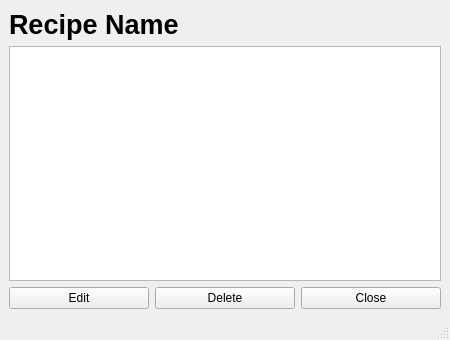
<?xml version="1.0" encoding="UTF-8"?>
<ui version="4.0">
 <class>RecipeViewWindow</class>
 <widget class="QMainWindow" name="RecipeViewWindow">
  <property name="windowModality">
   <enum>Qt::NonModal</enum>
  </property>
  <property name="geometry">
   <rect>
    <x>0</x>
    <y>0</y>
    <width>450</width>
    <height>340</height>
   </rect>
  </property>
  <property name="windowTitle">
   <string>Recipe</string>
  </property>
  <widget class="QWidget" name="centralwidget">
   <layout class="QVBoxLayout" name="verticalLayout">
    <item>
     <widget class="QLabel" name="FoodNameLable">
      <property name="font">
       <font>
        <pointsize>20</pointsize>
        <bold>true</bold>
       </font>
      </property>
      <property name="text">
       <string>Recipe Name</string>
      </property>
     </widget>
    </item>
    <item>
     <widget class="QTextEdit" name="RecipeTextArea">
      <property name="readOnly">
       <bool>true</bool>
      </property>
     </widget>
    </item>
    <item>
     <layout class="QHBoxLayout" name="horizontalLayout">
      <item>
       <widget class="QPushButton" name="EditButton">
        <property name="text">
         <string>Edit</string>
        </property>
       </widget>
      </item>
      <item>
       <widget class="QPushButton" name="DeleteButton">
        <property name="text">
         <string>Delete</string>
        </property>
       </widget>
      </item>
      <item>
       <widget class="QPushButton" name="CloseButton">
        <property name="text">
         <string>Close</string>
        </property>
       </widget>
      </item>
     </layout>
    </item>
   </layout>
  </widget>
  <widget class="QStatusBar" name="statusbar"/>
 </widget>
 <resources/>
 <connections/>
</ui>
